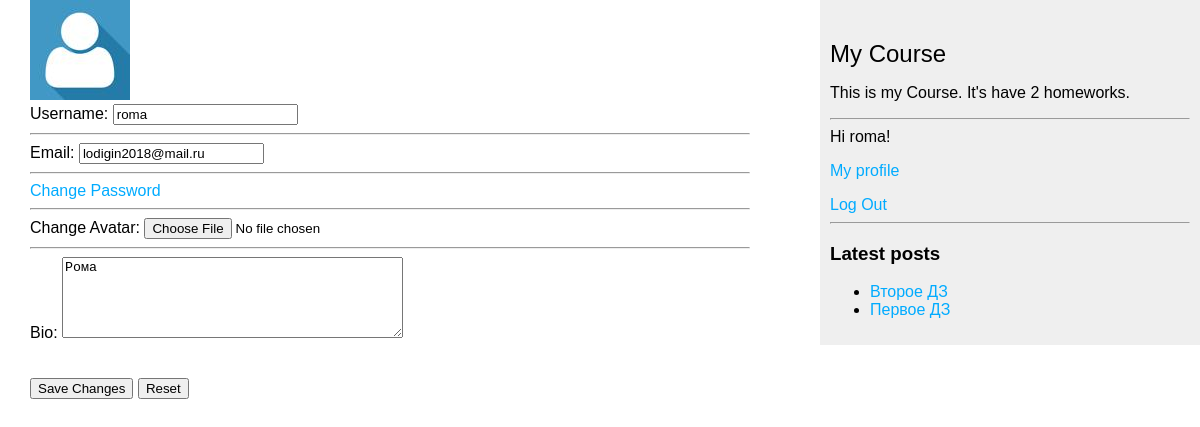
/accounts/profile/ (signed in), run on an earlier commit of the app's database.
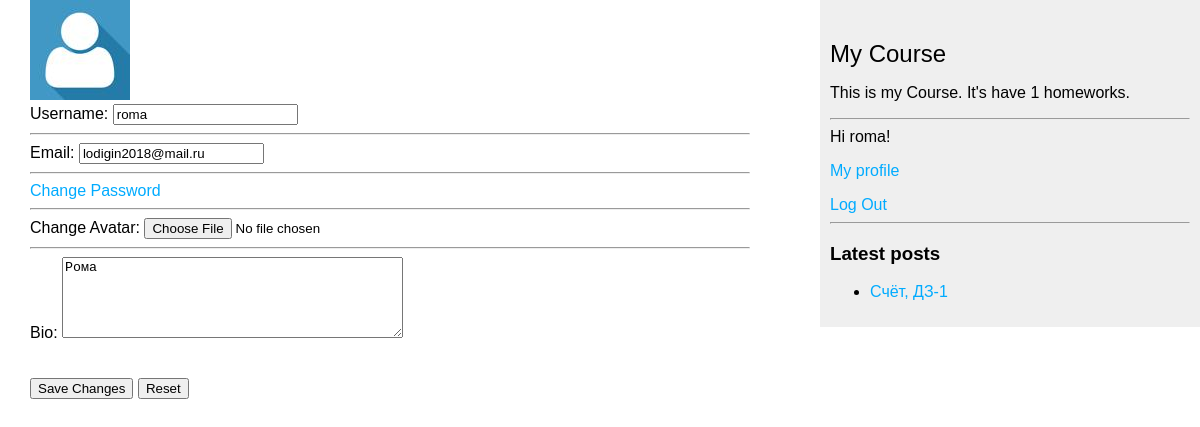
And on a later commit of the database.
### assign/models.py (models this page shows, shortened)
class Homework(models.Model):
    class Status(models.TextChoices):
        DRAFT = 'DF', 'Draft'
        PUBLISHED = 'PB', 'Published'
    title = models.CharField(max_length=250)
    slug = models.SlugField(max_length=250,
                            unique_for_date='publish')
    author = models.ForeignKey(User,
                               on_delete=models.CASCADE,
                               related_name='assign_homeworks')
    course = models.ForeignKey(Course, on_delete=models.CASCADE, related_name='homeworks', null=True, blank=True)
    body = models.TextField()
    pdf = models.FileField(upload_to=upload_to, null=True, blank=True)
    publish = models.DateTimeField(default=timezone.now)  # поле дата публикации
    created = models.DateTimeField(auto_now_add=True)  # поле дата создания
    updated = models.DateTimeField(auto_now=True)  # поле дата изменения
    status = models.CharField(max_length=2,
                              choices=Status.choices,
                              default=Status.DRAFT)
    tags = TaggableManager()
    objects = models.Manager() # менеджер, применяемый по умолчанию
    published = PublishedManager() # конкретно-прикладной менеджер
    class Meta: #класс определяет метаданные модели.
        ordering = ['-publish'] #сортировка
        indexes = [
            models.Index(fields=['-publish']), #индексация
        ]
    def get_absolute_url(self):
        return reverse('assign:homework_detail',
                       args=[self.publish.year,
                             self.publish.month,
                             self.publish.day,
                             self.slug])

### accounts/views.py (the view)
# urls.py: path('profile/', profile, name='users-profile'),
@login_required
def profile(request):
    if request.method == 'POST':
        user_form = UpdateUserForm(request.POST, instance=request.user)
        profile_form = UpdateProfileForm(request.POST, request.FILES, instance=request.user.profile)
        if user_form.is_valid() and profile_form.is_valid():
            user_form.save()
            profile_form.save()
            messages.success(request, 'Your profile is updated successfully')
            return redirect(to='users-profile')
    else:
        user_form = UpdateUserForm(instance=request.user)
        profile_form = UpdateProfileForm(instance=request.user.profile)
    return render(request, 'registration/profile.html', {'user_form': user_form, 'profile_form': profile_form})

### accounts/forms.py
class UpdateUserForm(forms.ModelForm):
    username = forms.CharField(max_length=100,
                               required=True,
                               widget=forms.TextInput())
    email = forms.EmailField(required=True,
                             widget=forms.TextInput())
    class Meta:
        model = User
        fields = ['username', 'email']

class UpdateProfileForm(forms.ModelForm):
    avatar = forms.ImageField(widget=forms.FileInput())
    bio = forms.CharField(widget=forms.Textarea(attrs={'rows': 5}))
    class Meta:
        model = Profile
        fields = ['avatar', 'bio']

### assign/models.py (called while the page is built)
    def get_queryset(self):
        return super().get_queryset()\
                      .filter(status=Homework.Status.PUBLISHED)

### assign/templatetags/assign_tags.py (called while the page is built)
@register.simple_tag
def total_homeworks():
    return Homework.published.count()

@register.inclusion_tag('assign/homework/latest_homeworks.html')
def show_latest_homeworks(count=5):
    latest_homeworks = Homework.published.order_by('-publish')[:count]
    return {'latest_homeworks': latest_homeworks}

### templates/registration/profile.html (shortened to what this page needs)
{% extends "assign/base.html" %}
{% block content %}
    <div>
        <img src="{{ user.profile.avatar.url }}" style="cursor: pointer;"/>
    </div>
    <div class="form-content">
        <form method="post" enctype="multipart/form-data">
            <div>
                <div>
                    <div>
                        <label>Username:</label>
                        {{ user_form.username }}
                        <hr>
                        <label>Email:</label>
                        {{ user_form.email }}
                    </div>
                    <hr>
                    <div><a href="{% url 'password_change' %}">Change Password</a>
                        <hr>
                        <label>Change Avatar:</label>
                        {{ profile_form.avatar }}
                    </div>
                    <hr>
                    <label>Bio:</label> {{ profile_form.bio }}
                </div>
            </div>
            <br><br>
            <button type="submit">Save Changes</button>
            <button type="reset">Reset</button>
        </form>
    </div>
{% endblock content %}

### templates/assign/base.html (shortened to what this page needs)
{% load static %}
{% load assign_tags %}
<!DOCTYPE html>
<html>
<head>
    <link href="{% static 'css/homework.css' %}" rel="stylesheet">
</head>
<body>
<div id="content">
    {% block content %}
    {% endblock %}
</div>
<div id="sidebar">
    <h2>My Course</h2>
    <p>
        This is my Course.
        It's have {% total_homeworks %} homeworks.
    </p>
    <hr>
    {% if user.is_authenticated %}
        Hi {{ user.username }}!
        <p><a href="{% url 'users-profile' %}">My profile</a></p>
        <form action="{% url 'logout' %}" method="post">
            <a href="#" onclick="parentNode.submit();">Log Out</a>
        </form>
    {% else %}
        <p>You are not logged in</p>
        <p><a href="{% url 'login' %}">Log In</a></p>
        <p><a href="{% url 'password_reset' %}">Forgot your password?</a></p>
    {% endif %}
    <hr>
    <h3>Latest posts</h3>
    {% show_latest_homeworks 3 %}
  </div>
</body>
</html>

### templates/assign/homework/latest_homeworks.html
<ul>
    {% for homework in latest_homeworks %}
        <li>
            <a href="{{ homework.get_absolute_url }}">{{ homework.title }}</a>
        </li>
    {% endfor %}
</ul>

What changed in the data, as far as the page shows it:
removed Homework: title "Второе ДЗ"
removed Homework: title "Первое ДЗ"
added Homework: title "Счёт, ДЗ-1"
Also different on the page:
text no longer shown: "2"
text now shown: "1"
